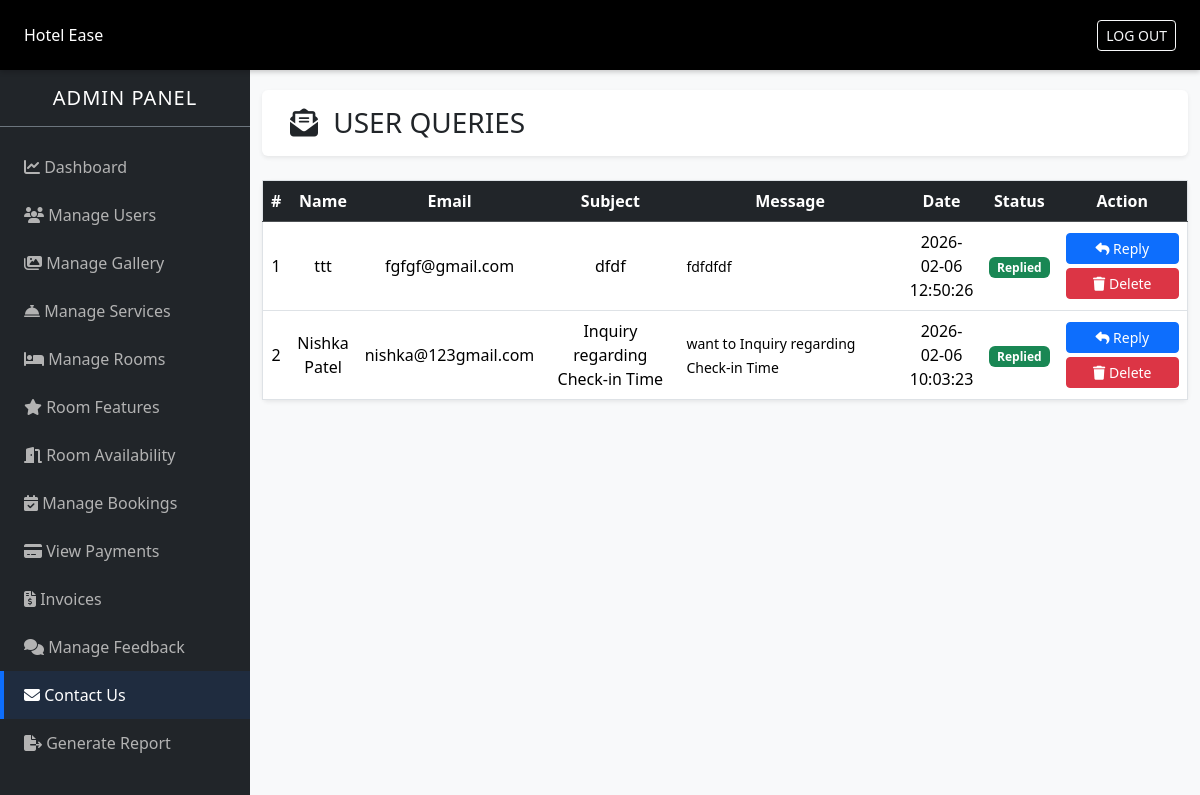
The page /admin/contact.php (signed in) on the database its author committed.
### tables this page shows
CREATE TABLE `contact_queries` (
  `id` int(5) NOT NULL,
  `name` varchar(30) NOT NULL,
  `email` varchar(30) NOT NULL,
  `subject` varchar(200) NOT NULL,
  `message` text NOT NULL,
  `seen` tinyint(1) NOT NULL DEFAULT 0,
  `date` datetime DEFAULT current_timestamp(),
  `admin_reply` text DEFAULT NULL,
  `status` int(11) DEFAULT 0 COMMENT '0: Pending, 1: Replied'
);

### admin/contact.php (the view, shortened to what this page needs)
<?php
    require('../config/db_config.php');
?>
<!DOCTYPE html>
<html lang="en">
<head>
    <link href="https://cdn.jsdelivr.net/npm/bootstrap@5.3.2/dist/css/bootstrap.min.css" rel="stylesheet">
    <link rel="stylesheet" href="https://cdnjs.cloudflare.com/ajax/libs/font-awesome/6.5.0/css/all.min.css">
    <link rel="stylesheet" href="assets/css/style.css">
</head>
<body class="bg-light">
    <?php include('includes/admin_header.php'); ?>
    <?php include('includes/admin_sidebar.php'); ?>
    <div id="main-content">
        <div class="container-fluid">
            <div class="row bg-white shadow-sm rounded p-3 mb-4 d-flex align-items-center justify-content-between mx-0">
                <div class="col-12">
                    <h3 class="m-0"><i class="fas fa-envelope-open-text me-2"></i> USER QUERIES</h3>
                </div>
            </div>
            <div class="card border-0 shadow-sm">
                <div class="card-body p-0">
                    <div class="table-responsive">
                        <table class="table table-hover border text-center m-0">
                            <thead class="table-dark">
                                <tr>
                                    <th scope="col">#</th>
                                    <th scope="col">Name</th>
                                    <th scope="col">Email</th>
                                    <th scope="col" width="15%">Subject</th>
                                    <th scope="col" width="25%">Message</th>
                                    <th scope="col">Date</th>
                                    <th scope="col">Status</th>
                                    <th scope="col">Action</th>
                                </tr>
                            </thead>
                            <tbody>
                                <?php
                                    $q = "SELECT * FROM `contact_queries` ORDER BY `id` DESC";
                                    $res = mysqli_query($conn, $q);
                                    $i = 1;
                                    if(mysqli_num_rows($res) > 0) {
                                        while($row = mysqli_fetch_assoc($res)) {
                                            $bg_class = ($row['seen'] == 0) ? "unread-row" : "";
                                            $status_badge = ($row['status'] == 1)
                                                ? "<span class='badge bg-success'>Replied</span>"
                                                : "<span class='badge bg-warning text-dark'>Pending</span>";
                                            echo "
                                                <tr class='align-middle $bg_class'>
                                                    <td>$i</td>
                                                    <td>$row[name]</td>
                                                    <td>$row[email]</td>
                                                    <td>$row[subject]</td>
                                                    <td class='text-start'><small>$row[message]</small></td>
                                                    <td>$row[date]</td>
                                                    <td>$status_badge</td>
                                                    <td style='min-width: 130px;'>
                                                        <button class='btn btn-sm btn-primary shadow-none mb-1 w-100' data-bs-toggle='modal' data-bs-target='#replyModal$row[id]'>
                                                            <i class='fas fa-reply'></i> Reply
                                                        </button>
                                                        <a href='?del=$row[id]' class='btn btn-danger btn-sm shadow-none w-100' onclick=\"return confirm('Delete this query?')\">
                                                            <i class='fas fa-trash'></i> Delete
                                                        </a>
                                                    </td>
                                                </tr>
                                            ";
                                            ?>
                                            <?php
                                            $i++;
                                        }
                                    } else {
                                        echo "<tr><td colspan='8' class='p-4'>No queries received yet.</td></tr>";
                                    }
                                ?>
                            </tbody>
                        </table>
                    </div>
                </div>
            </div>
        </div>
    </div>
</body>
</html>

### admin/assets/css/style.css (style rules this page uses)
:root { --sidebar-width: 250px; --topbar-height: 70px; --primary-color: #0d6efd; --dark-bg: #000; }
body { background-color: #f8f9fc; margin: 0; padding: 0; }
#main-content { margin-left: var(--sidebar-width); padding-top: calc(var(--topbar-height) + 20px); min-height: 100vh; width: calc(100% - var(--sidebar-width)); }

### admin/contact.php (style rules this page uses)
#main-content { overflow: visible !important; }

### rows shown on the page
contact_queries: name "ttt", email "fgfgf@gmail.com", subject "dfdf", message "fdfdfdf", date "2026-02-06 12:50:26", status "Replied"
contact_queries: name "Nishka Patel", email "nishka@123gmail.com", subject "Inquiry regarding Check-in Time", message "want to Inquiry regarding Check-in Time", date "2026-02-06 10:03:23", status "Replied"
